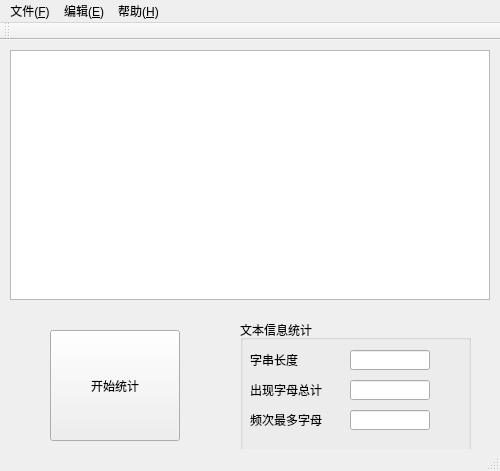
<?xml version="1.0" encoding="UTF-8"?>
<ui version="4.0">
 <class>MainWindow</class>
 <widget class="QMainWindow" name="MainWindow">
  <property name="geometry">
   <rect>
    <x>0</x>
    <y>0</y>
    <width>500</width>
    <height>471</height>
   </rect>
  </property>
  <property name="windowTitle">
   <string>MainWindow</string>
  </property>
  <widget class="QWidget" name="centralWidget">
   <widget class="QTextEdit" name="textEditDisplay">
    <property name="geometry">
     <rect>
      <x>10</x>
      <y>10</y>
      <width>480</width>
      <height>250</height>
     </rect>
    </property>
   </widget>
   <widget class="QPushButton" name="pushButtonCount">
    <property name="geometry">
     <rect>
      <x>50</x>
      <y>290</y>
      <width>130</width>
      <height>111</height>
     </rect>
    </property>
    <property name="text">
     <string>开始统计</string>
    </property>
   </widget>
   <widget class="QGroupBox" name="groupBoxTextInfo">
    <property name="geometry">
     <rect>
      <x>240</x>
      <y>280</y>
      <width>231</width>
      <height>131</height>
     </rect>
    </property>
    <property name="title">
     <string>文本信息统计</string>
    </property>
    <widget class="QLabel" name="label1">
     <property name="geometry">
      <rect>
       <x>10</x>
       <y>30</y>
       <width>80</width>
       <height>20</height>
      </rect>
     </property>
     <property name="text">
      <string>字串长度</string>
     </property>
    </widget>
    <widget class="QLabel" name="label2">
     <property name="geometry">
      <rect>
       <x>10</x>
       <y>90</y>
       <width>80</width>
       <height>20</height>
      </rect>
     </property>
     <property name="text">
      <string>频次最多字母</string>
     </property>
    </widget>
    <widget class="QLineEdit" name="lineEditTotal">
     <property name="geometry">
      <rect>
       <x>110</x>
       <y>30</y>
       <width>80</width>
       <height>20</height>
      </rect>
     </property>
    </widget>
    <widget class="QLineEdit" name="lineEditLetter">
     <property name="geometry">
      <rect>
       <x>110</x>
       <y>90</y>
       <width>80</width>
       <height>20</height>
      </rect>
     </property>
    </widget>
    <widget class="QLineEdit" name="lineEditLetterNum">
     <property name="geometry">
      <rect>
       <x>110</x>
       <y>60</y>
       <width>80</width>
       <height>20</height>
      </rect>
     </property>
    </widget>
    <widget class="QLabel" name="label">
     <property name="geometry">
      <rect>
       <x>10</x>
       <y>60</y>
       <width>80</width>
       <height>20</height>
      </rect>
     </property>
     <property name="text">
      <string>出现字母总计</string>
     </property>
    </widget>
   </widget>
  </widget>
  <widget class="QMenuBar" name="menuBar">
   <property name="geometry">
    <rect>
     <x>0</x>
     <y>0</y>
     <width>500</width>
     <height>23</height>
    </rect>
   </property>
   <widget class="QMenu" name="menuFile">
    <property name="title">
     <string>文件(&amp;F)</string>
    </property>
    <addaction name="actionOpen"/>
    <addaction name="actionSave"/>
    <addaction name="separator"/>
    <addaction name="actionQuit"/>
   </widget>
   <widget class="QMenu" name="menuEdit">
    <property name="title">
     <string>编辑(&amp;E)</string>
    </property>
    <addaction name="actionClear"/>
   </widget>
   <widget class="QMenu" name="menuHelp">
    <property name="title">
     <string>帮助(&amp;H)</string>
    </property>
    <addaction name="actionHelp"/>
    <addaction name="separator"/>
    <addaction name="actionAbout"/>
   </widget>
   <addaction name="menuFile"/>
   <addaction name="menuEdit"/>
   <addaction name="menuHelp"/>
  </widget>
  <widget class="QToolBar" name="mainToolBar">
   <attribute name="toolBarArea">
    <enum>TopToolBarArea</enum>
   </attribute>
   <attribute name="toolBarBreak">
    <bool>false</bool>
   </attribute>
  </widget>
  <widget class="QStatusBar" name="statusBar"/>
  <action name="actionOpen">
   <property name="text">
    <string>Open(&amp;O)...</string>
   </property>
   <property name="toolTip">
    <string>打开文本</string>
   </property>
   <property name="shortcut">
    <string>Ctrl+O</string>
   </property>
  </action>
  <action name="actionSave">
   <property name="text">
    <string>Save(&amp;S)</string>
   </property>
   <property name="toolTip">
    <string>保存文本信息</string>
   </property>
   <property name="shortcut">
    <string>Ctrl+S</string>
   </property>
  </action>
  <action name="actionClear">
   <property name="text">
    <string>Clear(&amp;C)</string>
   </property>
   <property name="toolTip">
    <string>清除缓存</string>
   </property>
  </action>
  <action name="actionQuit">
   <property name="text">
    <string>Quit(&amp;Q)</string>
   </property>
   <property name="toolTip">
    <string>退出</string>
   </property>
   <property name="shortcut">
    <string>Ctrl+Q</string>
   </property>
  </action>
  <action name="actionHelp">
   <property name="text">
    <string>Help(&amp;H)</string>
   </property>
   <property name="toolTip">
    <string>帮助</string>
   </property>
   <property name="shortcut">
    <string>F1</string>
   </property>
  </action>
  <action name="actionAbout">
   <property name="text">
    <string>About(&amp;A)</string>
   </property>
   <property name="toolTip">
    <string>关于本软件</string>
   </property>
  </action>
 </widget>
 <layoutdefault spacing="6" margin="11"/>
 <resources/>
 <connections/>
</ui>
